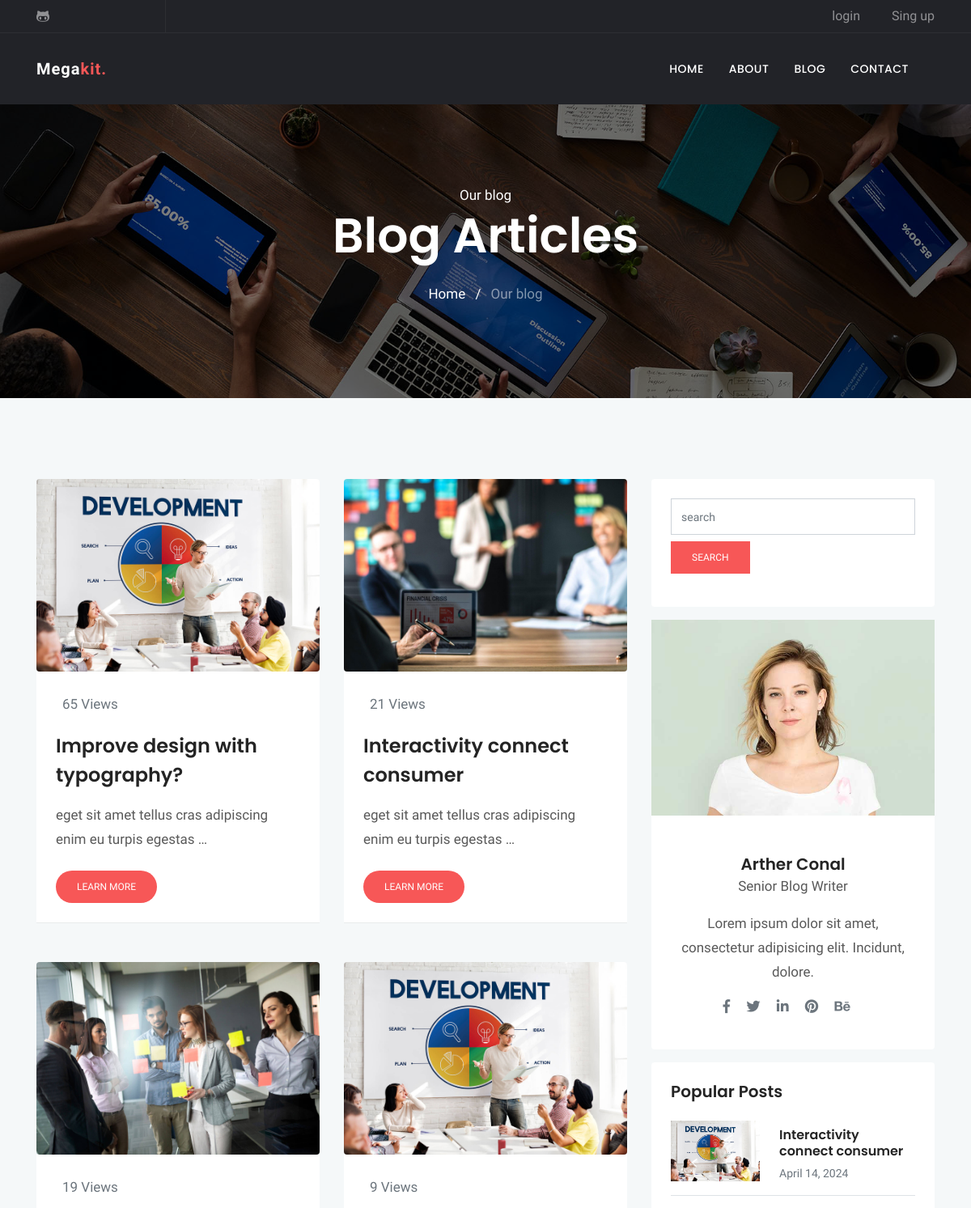
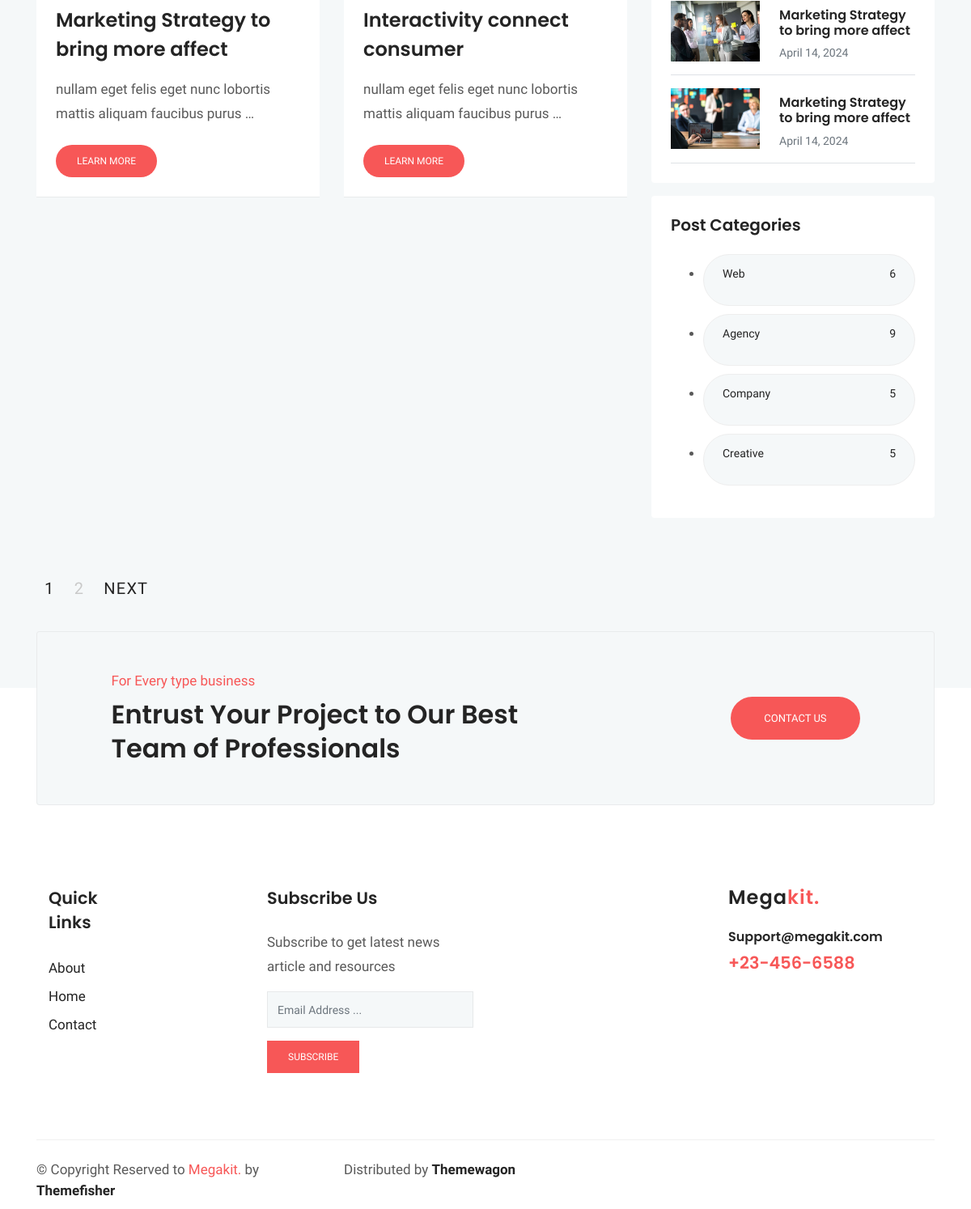
Page /blog/category/Creative on the committed database (2 pictures, top to bottom).
### blog/models.py (models this page shows, shortened)
class Post (models.Model) :
    image = models.ImageField(upload_to = 'blog/',default = 'blog/default.jpg')
    author = models.ForeignKey(User,on_delete=models.SET_NULL,null=True)
    title = models.CharField (max_length = 200)
    content = models.TextField ()
    tags = TaggableManager()
    category = models.ManyToManyField (Category)
    counted_view = models.IntegerField (default = 0)
    status = models.BooleanField (default = False)
    login_required = models.BooleanField (default = False)
    published_date = models.DateTimeField (null = True)
    created_date = models.DateTimeField (auto_now_add = True)
    update_date = models.DateTimeField (auto_now = True)
    class Meta:
        ordering = ['-created_date']

class Category(models.Model):
    name = models.CharField(max_length = 255)
    def __str__(self):
        return self.name

### blog/views.py (the view)
# urls.py: path('', blog_view, name="index"),
def blog_view(request, **kwargs) :
    posts = Post.objects.filter(status = 1, published_date__lte = timezone.now())
    if kwargs.get('cat_name') != None:
        posts = posts.filter(category__name=kwargs['cat_name'])
    if kwargs.get('author_username') != None:
        posts = posts.filter(author__username = kwargs['author_username'])
    if kwargs.get('tag_name') != None:
        posts = posts.filter(tags__name__in=[kwargs['tag_name']])
    posts = Paginator (posts,4)
    try:
        page_number = request.GET.get ('page')
        posts = posts.get_page(page_number)
    except PageNotAnInteger:
        posts = posts.get_page(1)
    except EmptyPage:
        posts = posts.get_page(1)
    context = {'posts': posts}
    return render(request, "blog/blog-sidebar.html", context)

### blog/templatetags/blog_tags.py (called while the page is built)
@register.inclusion_tag('blog/popular-posts.html')
def latestposts(arg = 3) :
    posts = Post.objects.filter(status = 1).order_by('published_date')[:arg]
    return {'posts': posts}

@register.inclusion_tag('blog/post-categories.html')
def postcategories() :
    posts = Post.objects.filter(status = 1)
    categories = Category.objects.all()
    cat_dict = {}
    for name in categories :
        cat_dict[name]=posts.filter(category=name).count()
    return {'categories':cat_dict}

### templates/blog/blog-sidebar.html (shortened to what this page needs)
{% extends 'base.html' %}
{% load static %}
{% load blog_tags %}
{% block content %}
<!doctype html>
<html lang="en">
<head>
  <link rel="stylesheet" href="{% static 'plugins/bootstrap/css/bootstrap.min.css' %}">
  <link rel="stylesheet" href="{% static 'plugins/themify/css/themify-icons.css' %}">
  <link rel="stylesheet" href="{% static 'plugins/fontawesome/css/all.css' %}">
  <link rel="stylesheet" href="{% static 'plugins/magnific-popup/dist/magnific-popup.css' %}">
  <link rel="stylesheet" href="{% static 'plugins/slick-carousel/slick/slick.css' %}">
  <link rel="stylesheet" href="{% static 'plugins/slick-carousel/slick/slick-theme.css' %}">
  <link rel="stylesheet" href="{% static 'css/style.css' %}">
</head>
<body>
  <div class="main-wrapper ">
    <section class="page-title bg-1">
      <div class="container">
        <div class="row">
          <div class="col-md-12">
            <div class="block text-center">
              <span class="text-white">Our blog</span>
              <h1 class="text-capitalize mb-4 text-lg">Blog articles</h1>
              <ul class="list-inline">
                <li class="list-inline-item"><a href="http://127.0.0.1:8000/" class="text-white">Home</a></li>
                <li class="list-inline-item"><span class="text-white">/</span></li>
                <li class="list-inline-item"><a href="{% url 'blog:index' %}" class="text-white-50">Our blog</a></li>
              </ul>
            </div>
          </div>
        </div>
      </div>
    </section>
    <section class="section blog-wrap bg-gray">
      <div class="container">
        <div class="row">
          <div class="col-lg-8">
            <div class="row">
              {% for post in posts %}
              <div class="col-lg-6 col-md-6 mb-5">
                <div class="blog-item">
                  <img src="{{post.image.url}}" alt="" class="img-fluid rounded">
                  <div class="blog-item-content bg-white p-4">
                    <div class="blog-item-meta  py-1 px-2">
                      <span class="text-muted text-capitalize mr-3"></i>{{post.counted_view}} Views</span>
                    </div>
                    <h3 class="mt-3 mb-3"><a href="{% url 'blog:single' pid=post.id %}">{{post.title}}</a></h3>
                    <p class="mb-4">{{ post.content|truncatewords:10 }}</p>
                    <a href="{{post.id}}" class="btn btn-small btn-main btn-round-full">Learn More</a>
                  </div>
                </div>
              </div>
              {% endfor %}
            </div>
          </div>
          <div class="col-lg-4">
            <div class="sidebar-wrap">
              {% include 'blog/blog-search.html' %}
              {% include 'blog/blog-writer.html' %}
              {% latestposts 3 %}
              {% postcategories %}
              <div class="row mt-5">
                <div class="col-lg-8">
                    <nav class="navigation pagination py-2 d-inline-block">
                        <div class="nav-links">
                            {% for i in posts.paginator.page_range %}
                                {% if posts.number == i %}
                                    <span aria-current="page" class="page-numbers current">{{i}}</span>
                                {% else %}
                                    <a class="page-numbers" href="?page={{i}}">{{i}}</a>
                                {% endif %}
                            {% endfor %}
                            {% if posts.has_next %}
                                <a class="next page-numbers" href="?page={{ posts.next_page_number }}">Next</a>
                            {% endif %}
                        </div>
                    </nav>
                </div>
            </div>
            </div>
    </section>
</body>
</html>
{% endblock %}

### templates/blog/popular-posts.html
{% load static %}
{% load humanize %}
    <div class="sidebar-widget latest-post card border-0 p-4 mb-3">
        <h5>Popular Posts</h5>
        {% for post in posts %}
        <div class="media border-bottom py-3">
            <a href="{{post.id}}"><img class="mr-4" src="{{post.image.url}}" alt="" width="110px"></a>
            <div class="media-body">
                <h6 class="my-2"><a href="{% url 'blog:single' pid=post.id %}">{{post.title}}</a></h6>
                <span class="text-sm text-muted">{{post.published_date|naturalday}}</span>
            </div>
        </div>
        {% endfor %}
    </div>

### templates/blog/post-categories.html
{% load static %}
	<div class="sidebar-widget bg-white rounded tags p-4 mb-3">
		<h5 class="mb-4">Post Categories</h5>
        <ul class="cat-list">
            {% for name,count in categories.items %}
            <li>
                <a href="{% url 'blog:category' cat_name=name %}" class="d-flex justify-content-between">
                    <p>{{name}}</p>
                    <p>{{count}}</p>
                </a>
            </li>
            {% endfor %}
	</div>
</div>
            </div>
        </div>

### statics/css/style.css (style rules this page uses)
html { overflow-x: hidden; }
body { line-height: 1.5; font-family: "Hind", serif; -webkit-font-smoothing: antialiased; font-size: 17px; color: rgba(0, 0, 0, 0.65); }
h1, .h1, h2, .h2, h3, .h3, h4, .h4, h5, .h5, h6, .h6 { font-family: "Poppins", sans-serif; font-weight: 600; color: #242424; }
h1, .h1 { font-size: 2.5rem; }
h3, .h3 { font-size: 1.5rem; }
h5, .h5 { font-size: 1.25rem; }
h6, .h6 { font-size: 1rem; }
p { line-height: 30px; }
.btn { display: inline-block; font-size: 14px; font-size: 0.8125rem; font-weight: 400; padding: 1rem 2.5rem; text-transform: uppercase; border-radius: 0; transition: all 0.2s ease; }
.btn-main, .btn-transparent, .btn-small { background: #f75757; color: #fff; transition: all 0.2s ease; }
.btn-small { padding: 10px 25px; font-size: 12px; }
.btn-round-full { border-radius: 50px; }
.bg-gray { background: #f5f8f9; }
.section { padding: 100px 0; }
.overly, .page-title, .slider, .cta, .hero-img { position: relative; }
.overly:before, .page-title:before, .slider:before, .cta:before, .hero-img:before { content: ""; position: absolute; left: 0; top: 0; bottom: 0; right: 0; width: 100%; height: 100%; opacity: 0.5; background: #000; }
.text-sm { font-size: 14px; }
.text-lg { font-size: 3.75rem; }
a { color: #242424; text-decoration: none; }
.page-title { padding: 100px 0; }
.page-title .block h1 { color: #fff; }
.bg-1 { background: url("../images/bg/home-2.jpg") no-repeat 50% 50%; background-size: cover; }
.blog-item-content h3 { line-height: 36px; }
.blog-item-content h3 a { transition: all .4s ease 0s; }
.tags a { background: #f5f8f9; display: inline-block; padding: 8px 23px; border-radius: 38px; margin-bottom: 10px; border: 1px solid #eee; font-size: 14px; text-transform: capitalize; }
.pagination .nav-links a, .pagination .nav-links span.current { font-size: 20px; font-weight: 500; color: #c9c9c9; margin: 0 10px; text-transform: uppercase; letter-spacing: 1.2px; }
.pagination .nav-links span.current, .pagination .nav-links a.next, .pagination .nav-links a.prev { color: #242424; }
.blog-item { border-bottom: 1px solid rgba(0, 0, 0, 0.05); }

### rows in the picture
Post: image (picture), counted_view "65", title "Improve design with typography?", content "eget sit amet tellus cras adipiscing enim eu turpis egestas …"
Post: image (picture), counted_view "21", title "Interactivity connect consumer", content "eget sit amet tellus cras adipiscing enim eu turpis egestas …"
Post: image (picture), counted_view "19", title "Marketing Strategy to bring more affect", content "nullam eget felis eget nunc lobortis mattis aliquam faucibus purus …", published_date "April 14, 2024"
Post: image (picture), counted_view "9", title "Interactivity connect consumer", content "nullam eget felis eget nunc lobortis mattis aliquam faucibus purus …", published_date "April 14, 2024"
Post: image (picture), title "Marketing Strategy to bring more affect", published_date "April 14, 2024"
Category: name "Web", count "6"
Category: name "Agency", count "9"
Category: name "Company", count "5"
Category: name "Creative", count "5"

### other values in the picture
{{ i }} "1"
{{ i }} "2"
